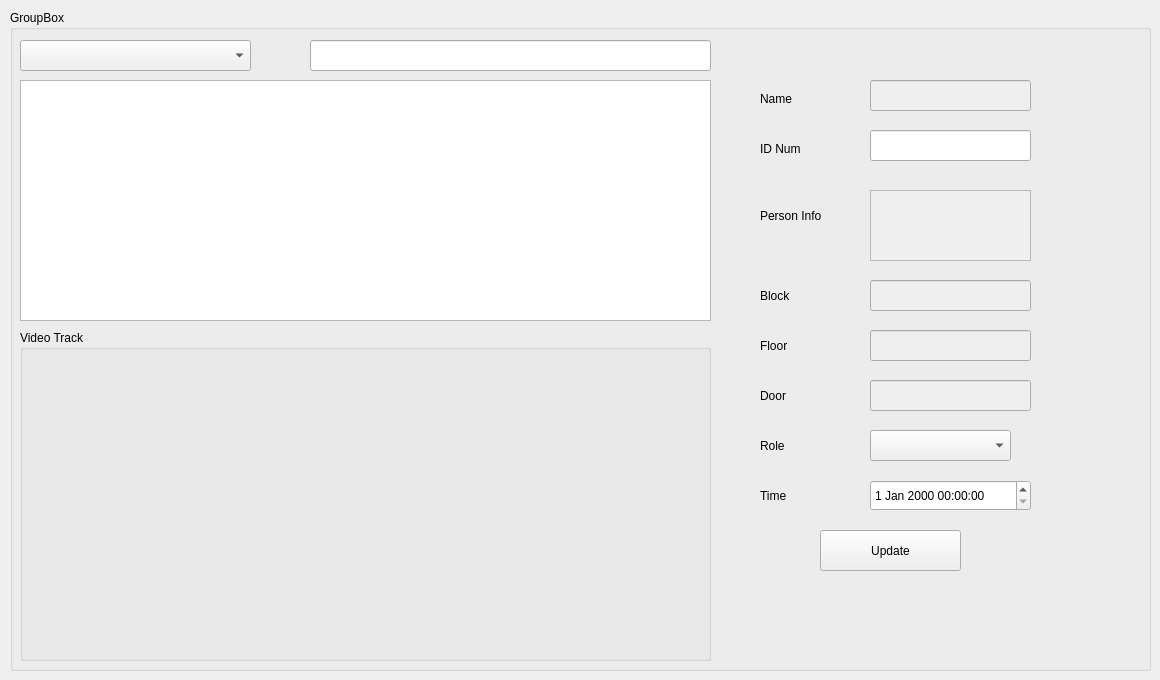
         <widget class="QWidget" name="tab_61">
          <attribute name="title">
           <string>Page</string>
          </attribute>
          <widget class="QGroupBox" name="groupBox">
           <property name="geometry">
            <rect>
             <x>10</x>
             <y>10</y>
             <width>1141</width>
             <height>661</height>
            </rect>
           </property>
           <property name="title">
            <string>GroupBox</string>
           </property>
           <widget class="QLabel" name="label_252">
            <property name="geometry">
             <rect>
              <x>750</x>
              <y>270</y>
              <width>91</width>
              <height>31</height>
             </rect>
            </property>
            <property name="text">
             <string>Block</string>
            </property>
            <property name="wordWrap">
             <bool>true</bool>
            </property>
           </widget>
           <widget class="QTextEdit" name="textEdit_access_track_person_info">
            <property name="enabled">
             <bool>false</bool>
            </property>
            <property name="geometry">
             <rect>
              <x>860</x>
              <y>180</y>
              <width>161</width>
              <height>71</height>
             </rect>
            </property>
           </widget>
           <widget class="QComboBox" name="comboBox_fields_search_access_track_securety">
            <property name="geometry">
             <rect>
              <x>10</x>
              <y>30</y>
              <width>231</width>
              <height>31</height>
             </rect>
            </property>
           </widget>
           <widget class="QLineEdit" name="lineEdit_access_track_floor">
            <property name="enabled">
             <bool>false</bool>
            </property>
            <property name="geometry">
             <rect>
              <x>860</x>
              <y>320</y>
              <width>161</width>
              <height>31</height>
             </rect>
            </property>
           </widget>
           <widget class="QLabel" name="label_253">
            <property name="geometry">
             <rect>
              <x>750</x>
              <y>190</y>
              <width>91</width>
              <height>31</height>
             </rect>
            </property>
            <property name="text">
             <string>Person Info</string>
            </property>
            <property name="wordWrap">
             <bool>true</bool>
            </property>
           </widget>
           <widget class="QLineEdit" name="lineEdit_access_track_person_name">
            <property name="enabled">
             <bool>false</bool>
            </property>
            <property name="geometry">
             <rect>
              <x>860</x>
              <y>70</y>
              <width>161</width>
              <height>31</height>
             </rect>
            </property>
           </widget>
           <widget class="QLineEdit" name="lineEdit_access_track_person_id">
            <property name="enabled">
             <bool>true</bool>
            </property>
            <property name="geometry">
             <rect>
              <x>860</x>
              <y>120</y>
              <width>161</width>
              <height>31</height>
             </rect>
            </property>
           </widget>
           <widget class="QLabel" name="label_254">
            <property name="geometry">
             <rect>
              <x>750</x>
              <y>130</y>
              <width>67</width>
              <height>17</height>
             </rect>
            </property>
            <property name="text">
             <string>ID Num</string>
            </property>
           </widget>
           <widget class="QLabel" name="label_255">
            <property name="geometry">
             <rect>
              <x>750</x>
              <y>320</y>
              <width>91</width>
              <height>31</height>
             </rect>
            </property>
            <property name="text">
             <string>Floor</string>
            </property>
            <property name="wordWrap">
             <bool>true</bool>
            </property>
           </widget>
           <widget class="QLabel" name="label_256">
            <property name="geometry">
             <rect>
              <x>750</x>
              <y>420</y>
              <width>91</width>
              <height>31</height>
             </rect>
            </property>
            <property name="text">
             <string>Role</string>
            </property>
            <property name="wordWrap">
             <bool>true</bool>
            </property>
           </widget>
           <widget class="QLabel" name="label_257">
            <property name="geometry">
             <rect>
              <x>750</x>
              <y>470</y>
              <width>91</width>
              <height>31</height>
             </rect>
            </property>
            <property name="text">
             <string>Time</string>
            </property>
            <property name="wordWrap">
             <bool>true</bool>
            </property>
           </widget>
           <widget class="QLabel" name="label_258">
            <property name="geometry">
             <rect>
              <x>750</x>
              <y>80</y>
              <width>67</width>
              <height>17</height>
             </rect>
            </property>
            <property name="text">
             <string>Name</string>
            </property>
           </widget>
           <widget class="QLineEdit" name="lineEdit_search_access_track_securety">
            <property name="geometry">
             <rect>
              <x>300</x>
              <y>30</y>
              <width>401</width>
              <height>31</height>
             </rect>
            </property>
           </widget>
           <widget class="QLineEdit" name="lineEdit_access_track_door">
            <property name="enabled">
             <bool>false</bool>
            </property>
            <property name="geometry">
             <rect>
              <x>860</x>
              <y>370</y>
              <width>161</width>
              <height>31</height>
             </rect>
            </property>
           </widget>
           <widget class="QComboBox" name="comboBox_access_track_role_accident_securety">
            <property name="enabled">
             <bool>true</bool>
            </property>
            <property name="geometry">
             <rect>
              <x>860</x>
              <y>420</y>
              <width>141</width>
              <height>31</height>
             </rect>
            </property>
           </widget>
           <widget class="QPushButton" name="pushButton_access_track_update_accident_securety">
            <property name="geometry">
             <rect>
              <x>810</x>
              <y>520</y>
              <width>141</width>
              <height>41</height>
             </rect>
            </property>
            <property name="text">
             <string>Update</string>
            </property>
           </widget>
           <widget class="QDateTimeEdit" name="dateTimeEdit_access_track_time_accident_securety">
            <property name="geometry">
             <rect>
              <x>860</x>
              <y>470</y>
              <width>161</width>
              <height>31</height>
             </rect>
            </property>
           </widget>
           <widget class="QTableWidget" name="tableWidget_access_track_securety">
            <property name="geometry">
             <rect>
              <x>10</x>
              <y>70</y>
              <width>691</width>
              <height>241</height>
             </rect>
            </property>
           </widget>
           <widget class="QLineEdit" name="lineEdit_access_track_block">
            <property name="enabled">
             <bool>false</bool>
            </property>
            <property name="geometry">
             <rect>
              <x>860</x>
              <y>270</y>
              <width>161</width>
              <height>31</height>
             </rect>
            </property>
           </widget>
           <widget class="QLabel" name="label_259">
            <property name="geometry">
             <rect>
              <x>750</x>
              <y>370</y>
              <width>91</width>
              <height>31</height>
             </rect>
            </property>
            <property name="text">
             <string>Door</string>
            </property>
            <property name="wordWrap">
             <bool>true</bool>
            </property>
           </widget>
           <widget class="QGroupBox" name="groupBox_2">
            <property name="geometry">
             <rect>
              <x>10</x>
              <y>320</y>
              <width>691</width>
              <height>331</height>
             </rect>
            </property>
            <property name="title">
             <string>Video Track</string>
            </property>
           </widget>
          </widget>
         </widget>
